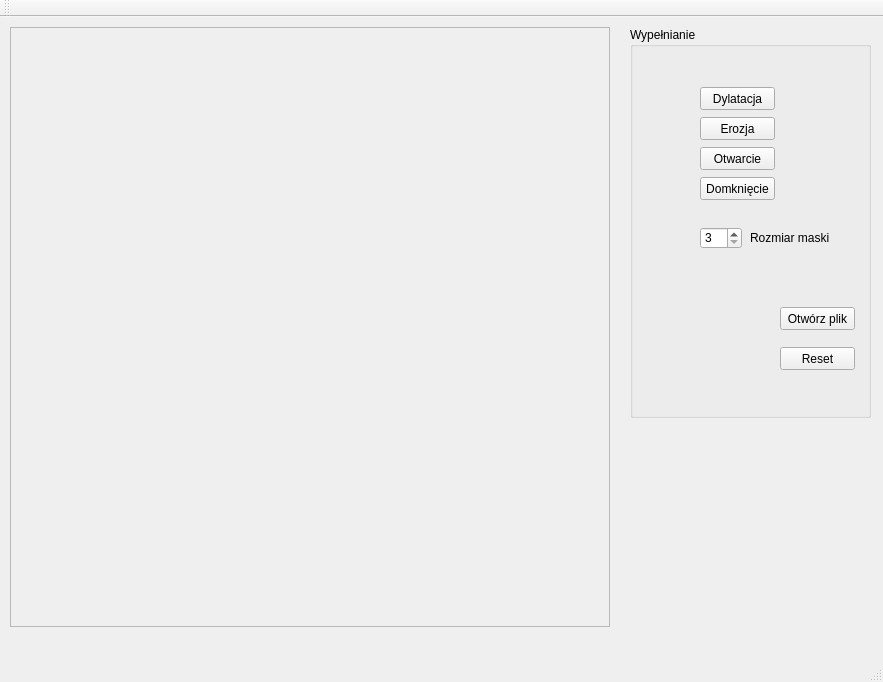
<?xml version="1.0" encoding="UTF-8"?>
<ui version="4.0">
 <class>MyWindow</class>
 <widget class="QMainWindow" name="MyWindow">
  <property name="geometry">
   <rect>
    <x>0</x>
    <y>0</y>
    <width>883</width>
    <height>682</height>
   </rect>
  </property>
  <property name="windowTitle">
   <string>MyWindow</string>
  </property>
  <widget class="QWidget" name="centralWidget">
   <widget class="QFrame" name="rysujFrame">
    <property name="geometry">
     <rect>
      <x>10</x>
      <y>10</y>
      <width>600</width>
      <height>600</height>
     </rect>
    </property>
    <property name="frameShape">
     <enum>QFrame::StyledPanel</enum>
    </property>
    <property name="frameShadow">
     <enum>QFrame::Raised</enum>
    </property>
   </widget>
   <widget class="QGroupBox" name="groupBox">
    <property name="geometry">
     <rect>
      <x>630</x>
      <y>10</y>
      <width>241</width>
      <height>391</height>
     </rect>
    </property>
    <property name="title">
     <string>Wypełnianie</string>
    </property>
    <widget class="QPushButton" name="pushButton">
     <property name="geometry">
      <rect>
       <x>70</x>
       <y>60</y>
       <width>75</width>
       <height>23</height>
      </rect>
     </property>
     <property name="text">
      <string>Dylatacja</string>
     </property>
    </widget>
    <widget class="QPushButton" name="pushButton_2">
     <property name="geometry">
      <rect>
       <x>70</x>
       <y>90</y>
       <width>75</width>
       <height>23</height>
      </rect>
     </property>
     <property name="text">
      <string>Erozja</string>
     </property>
    </widget>
    <widget class="QPushButton" name="pushButton_3">
     <property name="geometry">
      <rect>
       <x>70</x>
       <y>120</y>
       <width>75</width>
       <height>23</height>
      </rect>
     </property>
     <property name="text">
      <string>Otwarcie</string>
     </property>
    </widget>
    <widget class="QPushButton" name="pushButton_4">
     <property name="geometry">
      <rect>
       <x>70</x>
       <y>150</y>
       <width>75</width>
       <height>23</height>
      </rect>
     </property>
     <property name="text">
      <string>Domknięcie</string>
     </property>
    </widget>
    <widget class="QSpinBox" name="spinBox">
     <property name="geometry">
      <rect>
       <x>70</x>
       <y>200</y>
       <width>42</width>
       <height>22</height>
      </rect>
     </property>
     <property name="minimum">
      <number>3</number>
     </property>
     <property name="maximum">
      <number>15</number>
     </property>
     <property name="singleStep">
      <number>2</number>
     </property>
    </widget>
    <widget class="QLabel" name="label">
     <property name="geometry">
      <rect>
       <x>120</x>
       <y>190</y>
       <width>91</width>
       <height>41</height>
      </rect>
     </property>
     <property name="text">
      <string>Rozmiar maski</string>
     </property>
    </widget>
    <widget class="QPushButton" name="pushButton_5">
     <property name="geometry">
      <rect>
       <x>150</x>
       <y>280</y>
       <width>75</width>
       <height>23</height>
      </rect>
     </property>
     <property name="text">
      <string>Otwórz plik</string>
     </property>
    </widget>
    <widget class="QPushButton" name="pushButton_6">
     <property name="geometry">
      <rect>
       <x>150</x>
       <y>320</y>
       <width>75</width>
       <height>23</height>
      </rect>
     </property>
     <property name="text">
      <string>Reset</string>
     </property>
    </widget>
   </widget>
  </widget>
  <widget class="QToolBar" name="mainToolBar">
   <attribute name="toolBarArea">
    <enum>TopToolBarArea</enum>
   </attribute>
   <attribute name="toolBarBreak">
    <bool>false</bool>
   </attribute>
  </widget>
  <widget class="QStatusBar" name="statusBar"/>
 </widget>
 <layoutdefault spacing="6" margin="11"/>
 <resources/>
 <connections/>
</ui>
